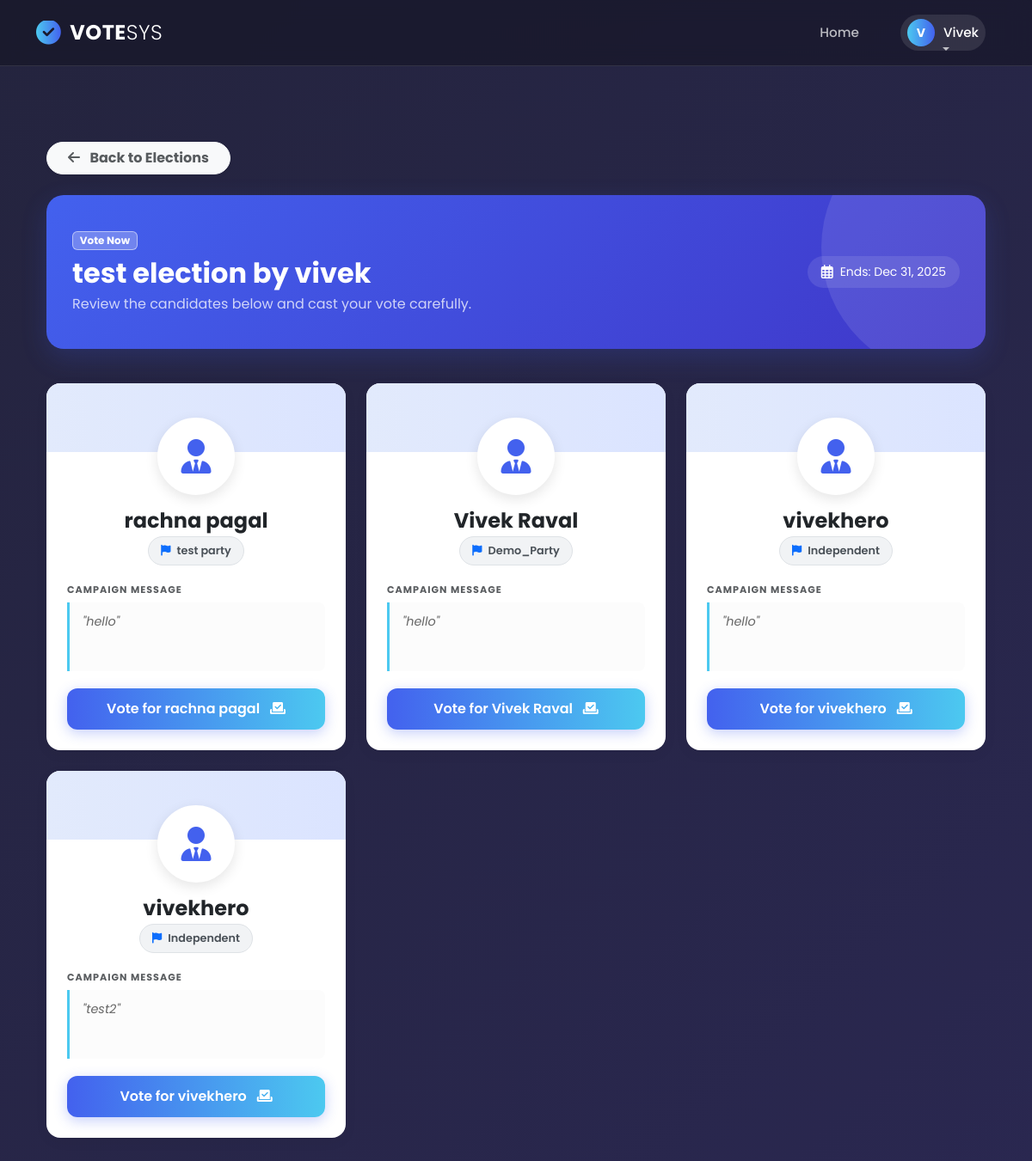
Page /users/voter/elections/3/campaigns/ (signed in) on the committed database.
### users/models.py (models this page shows, shortened)
class CustomUser(AbstractBaseUser, PermissionsMixin):
    ROLE_CHOICES = [
        ("admin", "Admin"),
        ("voter", "Voter"),
        ("candidate", "Candidate"),
    ]
    user_id = models.AutoField(primary_key=True)
    username = models.CharField(max_length=150, unique=True)
    full_name = models.CharField(max_length=255, blank=True, null=True)
    email = models.EmailField(unique=True)
    role = models.CharField(max_length=20, choices=ROLE_CHOICES, default="voter")
    is_active = models.BooleanField(default=True)
    is_staff = models.BooleanField(default=False)
    created_at = models.DateTimeField(auto_now_add=True)
    objects = CustomUserManager()
    USERNAME_FIELD = "username"
    REQUIRED_FIELDS = ["email"]

class Campaign(models.Model):
    candidate = models.ForeignKey(Candidate, on_delete=models.CASCADE)
    election = models.ForeignKey(Election, on_delete=models.CASCADE)
    message = models.TextField()
    created_at = models.DateTimeField(auto_now_add=True)

class Candidate(models.Model):
    user = models.OneToOneField(
        settings.AUTH_USER_MODEL,
        on_delete=models.SET_NULL,
        null=True,
        blank=True,
        related_name="candidate_profile",
    )
    elections = models.ManyToManyField(
        Election, blank=True, related_name="candidates"
    )
    name = models.CharField(max_length=100)
    age = models.PositiveIntegerField()
    area = models.CharField(max_length=100)
    party = models.ForeignKey(Party, on_delete=models.CASCADE)
    is_approved = models.BooleanField(default=False)

class Party(models.Model):
    name = models.CharField(max_length=100, unique=True)

### elections/models.py (models this page shows, shortened)
class Election(models.Model):
    ELECTION_TYPES = [
        ('single', 'Single Winner'),
        ('multi', 'Multi Winner'),
        ('referendum', 'Referendum'),
    ]
    title = models.CharField(max_length=200)
    description = models.TextField(blank=True)
    election_type = models.CharField(max_length=30, choices=ELECTION_TYPES, default='single')
    start_date = models.DateTimeField()
    end_date = models.DateTimeField()
    is_active = models.BooleanField(default=False)
    created_at = models.DateTimeField(auto_now_add=True)
    results_published = models.BooleanField(default=False, help_text="Check this to make results visible to voters")
    class Meta:
        ordering = ['-created_at']

### users/views.py (the view)
# urls.py: path('voter/elections/<int:election_id>/campaigns/', views.voter_view_campaigns, name='voter_view_campaigns'),
@login_required
def voter_view_campaigns(request, election_id):
    election = get_object_or_404(Election, pk=election_id)
    campaigns = Campaign.objects.filter(election=election).select_related('candidate', 'candidate__party')
    voter = get_object_or_404(Voter, user=request.user)
    voter_votes = Vote.objects.filter(voter=voter, election=election)
    voted_candidate_ids = voter_votes.values_list('candidate_id', flat=True)
    if Vote.objects.filter(voter=voter, election=election).exists():
        messages.info(request, "You have already voted in this election.")
        return redirect('voter_elections_list')
    return render(request, 'voter/campaigns.html', {
        'election': election,
        'campaigns': campaigns,
        'voted_candidate_ids': voted_candidate_ids,
        'voter': voter
    })

### users/templates/voter/campaigns.html (shortened to what this page needs)
{% extends 'base.html' %}
{% load static %}
{% block content %}
<link rel="stylesheet" href="https://cdnjs.cloudflare.com/ajax/libs/font-awesome/6.4.0/css/all.min.css">
<div class="container py-5">
    <div class="d-flex justify-content-between align-items-center mb-4">
        <a href="{% url 'voter_elections_list' %}" class="btn btn-light rounded-pill px-4 text-muted fw-bold shadow-sm">
            <i class="fas fa-arrow-left me-2"></i> Back to Elections
        </a>
    </div>
    <div class="election-header">
        <div class="row align-items-center position-relative z-1">
            <div class="col-lg-8">
                <span class="badge bg-white bg-opacity-25 border border-white border-opacity-50 text-white mb-2">Vote Now</span>
                <h2 class="fw-bold mb-1">{{ election.title }}</h2>
                <p class="mb-0 opacity-75">Review the candidates below and cast your vote carefully.</p>
            </div>
            <div class="col-lg-4 text-lg-end mt-3 mt-lg-0">
                <div class="d-inline-flex align-items-center bg-white bg-opacity-10 px-3 py-2 rounded-pill">
                    <i class="far fa-calendar-alt me-2"></i>
                    <small>Ends: {{ election.end_date|date:"M d, Y" }}</small>
                </div>
            </div>
        </div>
    </div>
    {% if campaigns %}
        <div class="row g-4">
            {% for campaign in campaigns %}
            <div class="col-md-6 col-lg-4">
                <div class="campaign-card h-100 {% if voted_candidate_ids %}card-disabled{% endif %}">
                    <div class="card-body text-center px-4 pb-4">
                        <div class="avatar-wrapper">
                            <div class="candidate-avatar">
                                <i class="fas fa-user-tie"></i>
                            </div>
                        </div>
                        <h4 class="fw-bold text-dark mt-3 mb-1">{{ campaign.candidate.name }}</h4>
                        <div class="party-badge">
                            <i class="fas fa-flag me-1 text-primary"></i> {{ campaign.candidate.party.name }}
                        </div>
                        <div class="text-start">
                            <small class="text-muted text-uppercase fw-bold" style="font-size: 0.7rem; letter-spacing: 1px;">Campaign Message</small>
                            <div class="manifesto-box mt-1">
                                "{{ campaign.message|default:'No campaign message provided.'|truncatewords:25 }}"
                            </div>
                        </div>
                        <div class="mt-auto">
                            {% if campaign.candidate.id in voted_candidate_ids %}
                                <button class="btn btn-success w-100 py-2 rounded-pill fw-bold" disabled style="opacity: 1; filter: none;">
                                    <i class="fas fa-check-circle me-2"></i> You Voted Here
                                </button>
                            {% elif voted_candidate_ids %}
                                <button class="btn btn-secondary w-100 py-2 rounded-pill" disabled>
                                    Election Closed
                                </button>
                            {% else %}
                                <form method="POST" action="{% url 'voter_cast_vote' election.id %}" onsubmit="return confirm('Are you sure you want to vote for {{ campaign.candidate.name }}? This action cannot be undone.');">
                                    <button type="submit" class="btn-vote">
                                        Vote for {{ campaign.candidate.name }} <i class="fas fa-vote-yea ms-2"></i>
                                    </button>
                                </form>
                            {% endif %}
                        </div>
                    </div>
                </div>
            </div>
            {% endfor %}
        </div>
    {% endif %}
</div>
{% endblock %}

### users/templates/base.html (shortened to what this page needs)
{% load static %}
<!DOCTYPE html>
<html lang="en">
<head>
    <link rel="stylesheet" href="https://cdnjs.cloudflare.com/ajax/libs/font-awesome/6.4.0/css/all.min.css">
    <link href="https://cdn.jsdelivr.net/npm/bootstrap@5.3.0/dist/css/bootstrap.min.css" rel="stylesheet">
</head>
<body>
    <nav class="navbar navbar-expand-lg glass-navbar">
        <div class="container">
            <a class="navbar-brand" href="{% url 'users_home' %}">
                <i class="fas fa-check-circle"></i> VOTE<span style="font-weight: 300;">SYS</span>
            </a>
            <div class="collapse navbar-collapse" id="navbarContent">
                <ul class="navbar-nav ms-auto align-items-center">
                    <li class="nav-item">
                        <a class="nav-link" href="{% url 'users_home' %}">Home</a>
                    </li>
                    {% if user.is_authenticated %}
                        <li class="nav-item dropdown ms-lg-3">
                            <a class="nav-link dropdown-toggle user-pill" href="#" id="userDropdown" role="button" data-bs-toggle="dropdown" aria-expanded="false">
                                <div class="user-avatar">
                                    {{ user.username|slice:":1"|upper }}
                                </div>
                                <span class="text-white">{{ user.username }}</span>
                            </a>
                        </li>
                    {% endif %}
                </ul>
            </div>
        </div>
    </nav>
    <div class="container mt-3 main-content">
        {% block content %}{% endblock %}
    </div>
</body>
</html>

### users/templates/base.html (style rules this page uses)
:root { --primary-grad: linear-gradient(90deg, #4cc9f0, #4361ee); --glass-bg: rgba(20, 20, 35, 0.6); --glass-border: 1px solid rgba(255, 255, 255, 0.1); --text-color: #ffffff; --text-muted: rgba(255, 255, 255, 0.7); }
body { font-family: 'Poppins', sans-serif; background: linear-gradient(-45deg, #0f0c29, #302b63, #24243e); background-size: 400% 400%; animation: gradientBG 15s ease infinite; min-height: 100vh; color: var(--text-color); display: flex; flex-direction: column; }
.glass-navbar { background: var(--glass-bg); backdrop-filter: blur(12px); -webkit-backdrop-filter: blur(12px); border-bottom: var(--glass-border); padding: 15px 0; position: sticky; top: 0; z-index: 1000; transition: all 0.3s ease; }
.navbar-brand { font-weight: 700; font-size: 1.5rem; color: #fff !important; letter-spacing: 0.5px; display: flex; align-items: center; }
.navbar-brand i { background: var(--primary-grad); -webkit-background-clip: text; -webkit-text-fill-color: transparent; font-size: 1.8rem; margin-right: 10px; }
.nav-link { color: var(--text-muted) !important; font-weight: 500; font-size: 0.95rem; margin: 0 12px; position: relative; transition: 0.3s; }
.nav-link::after { content: ''; position: absolute; width: 0; height: 2px; bottom: 0; left: 50%; background: var(--primary-grad); transition: all 0.3s ease-in-out; transform: translateX(-50%); }
.user-pill { display: flex; align-items: center; background: rgba(255,255,255,0.1); padding: 5px 15px 5px 5px; border-radius: 30px; transition: 0.3s; }
.user-avatar { width: 32px; height: 32px; background: var(--primary-grad); border-radius: 50%; display: flex; align-items: center; justify-content: center; margin-right: 10px; font-size: 14px; color: white; font-weight: bold; }
.main-content { flex: 1; padding-bottom: 50px; }

### users/templates/voter/campaigns.html (style rules this page uses)
.election-header { background: linear-gradient(135deg, #4361ee 0%, #3f37c9 100%); border-radius: 20px; padding: 40px 30px; color: white; margin-bottom: 40px; position: relative; overflow: hidden; box-shadow: 0 10px 30px rgba(67, 97, 238, 0.2); }
.election-header::before { content: ''; position: absolute; top: -50%; right: -10%; width: 300px; height: 300px; background: rgba(255, 255, 255, 0.1); border-radius: 50%; }
.campaign-card { border: none; border-radius: 16px; background: #fff; transition: all 0.3s cubic-bezier(0.25, 0.8, 0.25, 1); height: 100%; position: relative; overflow: hidden; box-shadow: 0 4px 15px rgba(0,0,0,0.05); }
.avatar-wrapper { position: relative; text-align: center; margin-top: -40px; }
.candidate-avatar { width: 90px; height: 90px; background: #fff; border-radius: 50%; display: inline-flex; align-items: center; justify-content: center; font-size: 2.5rem; color: #4361ee; border: 4px solid #fff; box-shadow: 0 5px 15px rgba(0,0,0,0.1); }
.party-badge { display: inline-block; padding: 6px 14px; background: #f1f3f5; color: #495057; border-radius: 50px; font-size: 0.8rem; font-weight: 600; margin-bottom: 15px; border: 1px solid #dee2e6; }
.manifesto-box { background-color: #fcfcfc; border-left: 3px solid #4cc9f0; padding: 12px 15px; border-radius: 0 8px 8px 0; font-size: 0.9rem; color: #666; min-height: 80px; margin-bottom: 20px; font-style: italic; }
.btn-vote { background: linear-gradient(90deg, #4361ee, #4cc9f0); border: none; color: white; font-weight: 600; padding: 12px; border-radius: 12px; width: 100%; transition: 0.2s; box-shadow: 0 4px 15px rgba(67, 97, 238, 0.3); }

### rows in the picture
CustomUser: username "V", username "Vivek"
Election: title "test election by vivek", end_date "Dec 31, 2025"
Campaign: candidate.name "rachna pagal", candidate.party.name "test party", message "hello"
Campaign: candidate.name "Vivek Raval", candidate.party.name "Demo_Party", message "hello"
Campaign: candidate.name "vivekhero", candidate.party.name "Independent", message "hello"
Campaign: candidate.name "vivekhero", candidate.party.name "Independent", message "test2"
